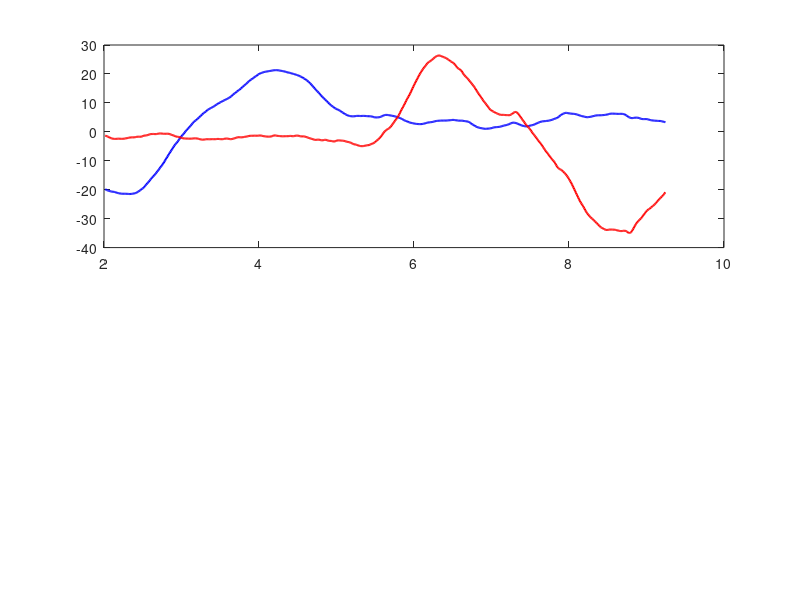

The MATLAB script that drew this image: (Note: this script raises an error after producing the figure.)
load('gimbal_data.mat');

figure(1);
subplot(2,1,1);
plot(t, pitch, 'b', 'LineWidth', 1.5); hold on;
plot(t, roll, 'r', 'LineWidth', 1.5);
yline(0, 'k--', 'Setpoint');
xlabel('Time (s)'); ylabel('Angle (degrees)');
title('Step Response — Pitch and Roll');
legend('Pitch', 'Roll', 'Setpoint');
grid on;

subplot(2,1,2);
plot(t, pitchCmd, 'b', 'LineWidth', 1.5); hold on;
plot(t, rollCmd, 'r', 'LineWidth', 1.5);
xlabel('Time (s)'); ylabel('Servo Command (degrees)');
title('Servo Commands');
legend('Pitch CMD', 'Roll CMD');
grid on;